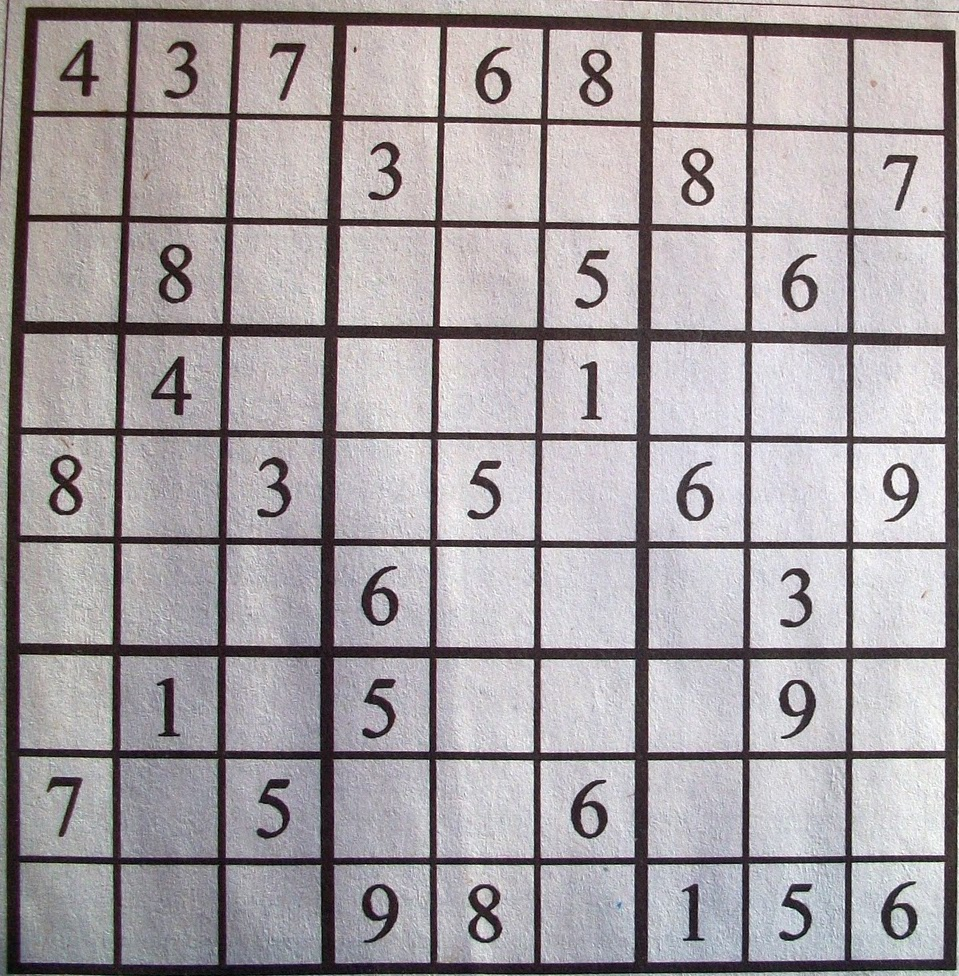
#> input picture data/sudoku-001.jpg, 959 x 976 px
$ python image_proc.py
#> lines starting #> are read from the running program, lines starting #| are printed output that depends on the picture; after the words box and inside, x2 and y2 are one past the last pixel; in counts of white or black regions, pixels touching at a corner belong together
import cv2
from matplotlib import pyplot as plt
import numpy as np

img_path: str = '../data/sudoku-001.jpg'

img = cv2.imread(img_path, 0)
#> img: shape (976, 959); min 0, max 255, mean 162.4

blurImg = cv2.GaussianBlur(img, (19, 19), 0)
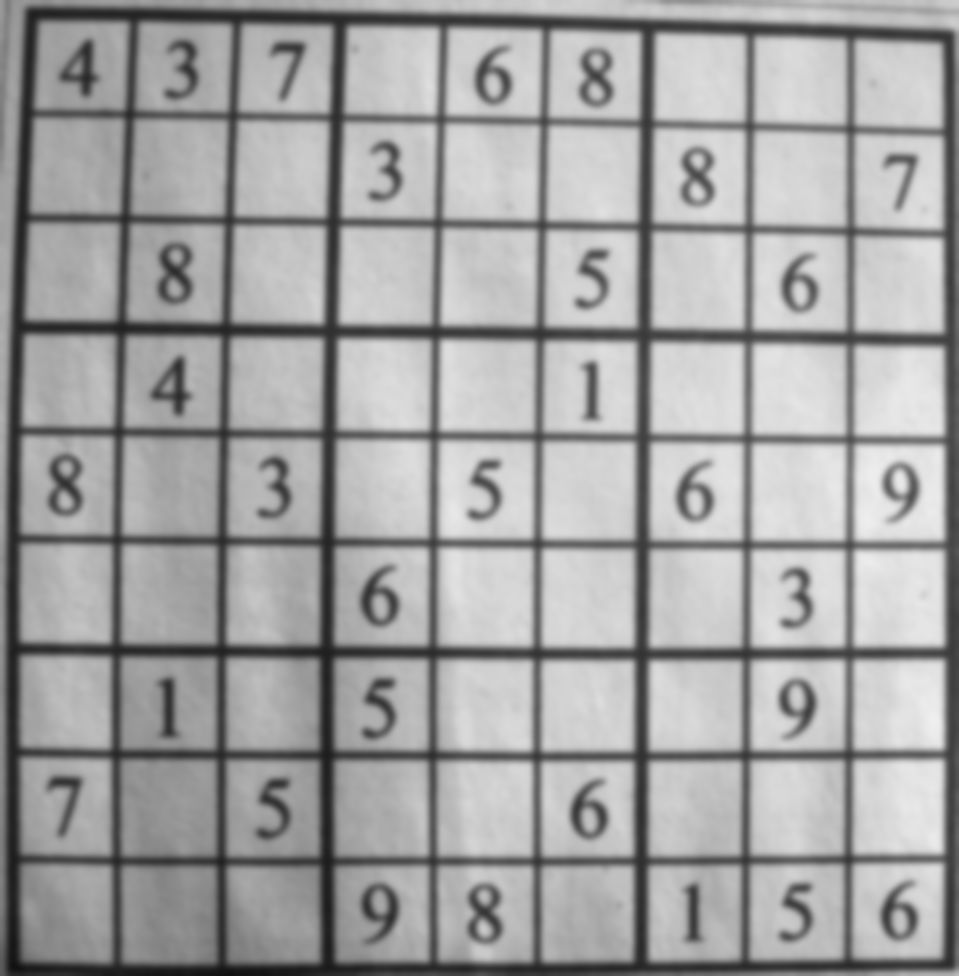
#> blurImg: shape (976, 959); min 16, max 239, mean 162.4

thImg = cv2.adaptiveThreshold(blurImg, 255, cv2.ADAPTIVE_THRESH_GAUSSIAN_C,
                              cv2.THRESH_BINARY, 11, 2)
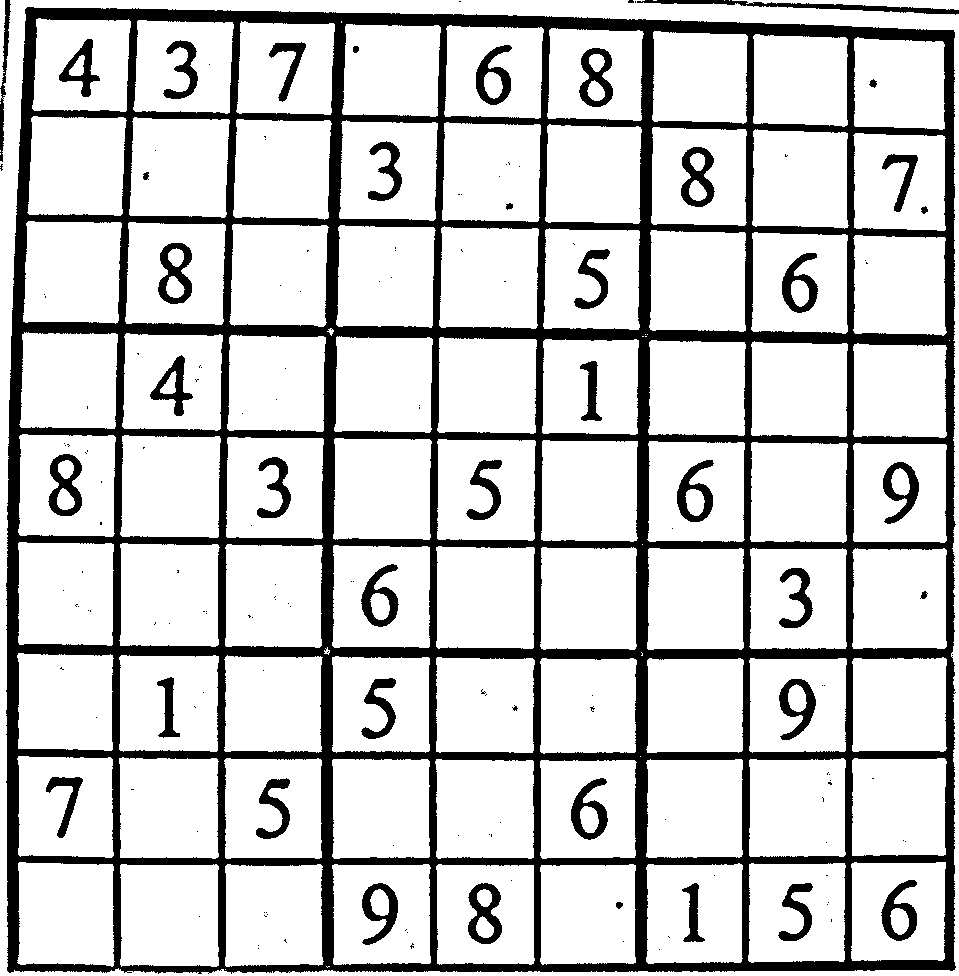
#> thImg: shape (976, 959); 80.1% white; 162 black regions (121 under 20 px), largest, box (x1, y1, x2, y2) and area: (6, 7, 956, 974) 156433, (637, 0, 959, 15) 1384, (468, 883, 502, 944) 1081

invImg = cv2.bitwise_not(thImg)

kernel = np.ones((5, 5), np.uint8)
dilImg = cv2.dilate(invImg, kernel, iterations=1)
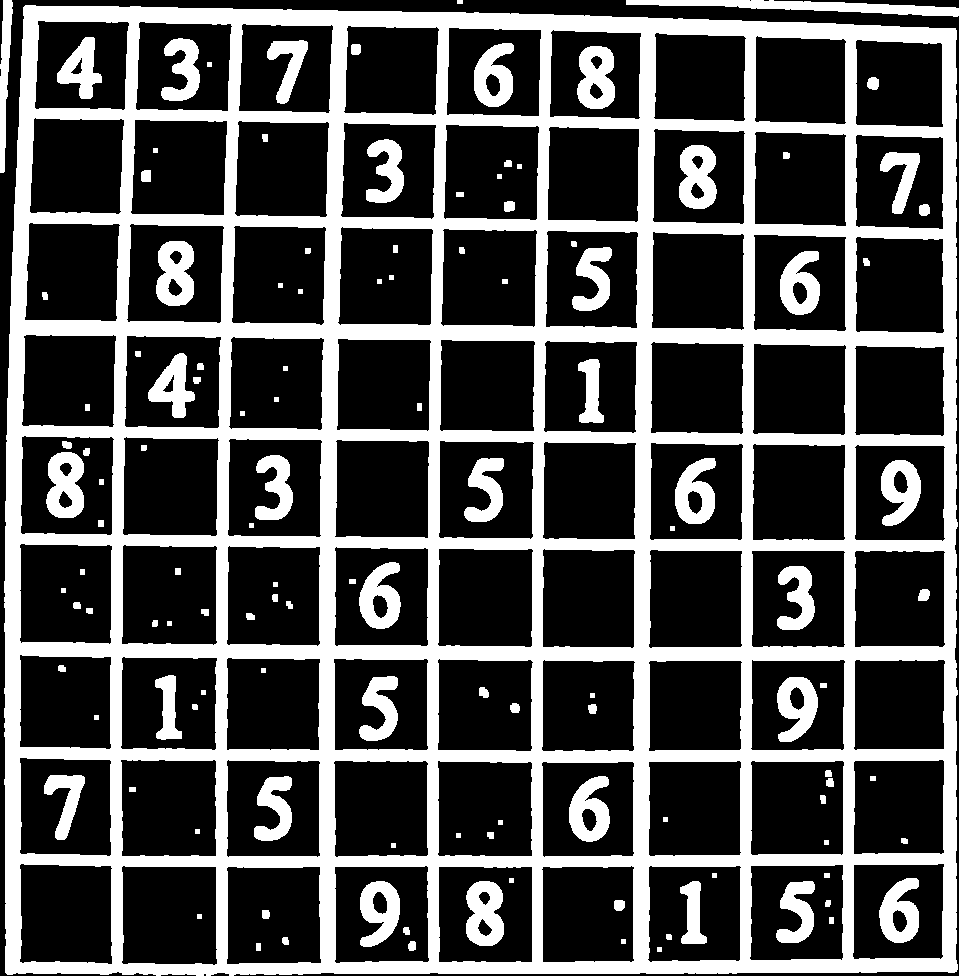
#> dilImg: shape (976, 959); 30.5% white; 126 white regions, largest, box (x1, y1, x2, y2) and area: (4, 5, 958, 976) 231302, (626, 0, 959, 17) 2651, (46, 452, 84, 518) 1818

plt.subplot(231), plt.imshow(img, 'gray'), plt.title('Original')
plt.xticks([]), plt.yticks([])
plt.subplot(232), plt.imshow(blurImg, 'gray'), plt.title('Blurred')
plt.xticks([]), plt.yticks([])
plt.subplot(233), plt.imshow(thImg, 'gray'), plt.title('Thresholded')
plt.xticks([]), plt.yticks([])
plt.subplot(234), plt.imshow(invImg, 'gray'), plt.title('Inverted')
plt.xticks([]), plt.yticks([])
plt.subplot(235), plt.imshow(dilImg, 'gray'), plt.title('Dilated')
plt.xticks([]), plt.yticks([])
plt.show()
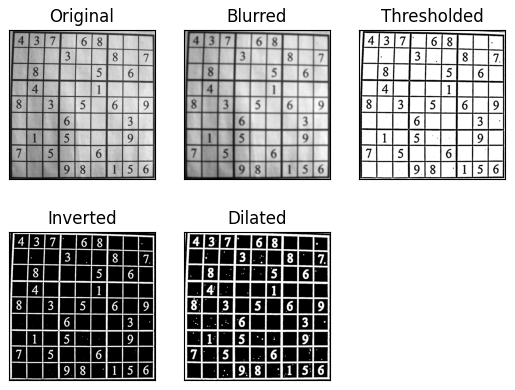
#> figure drawn by matplotlib, 5 panels
